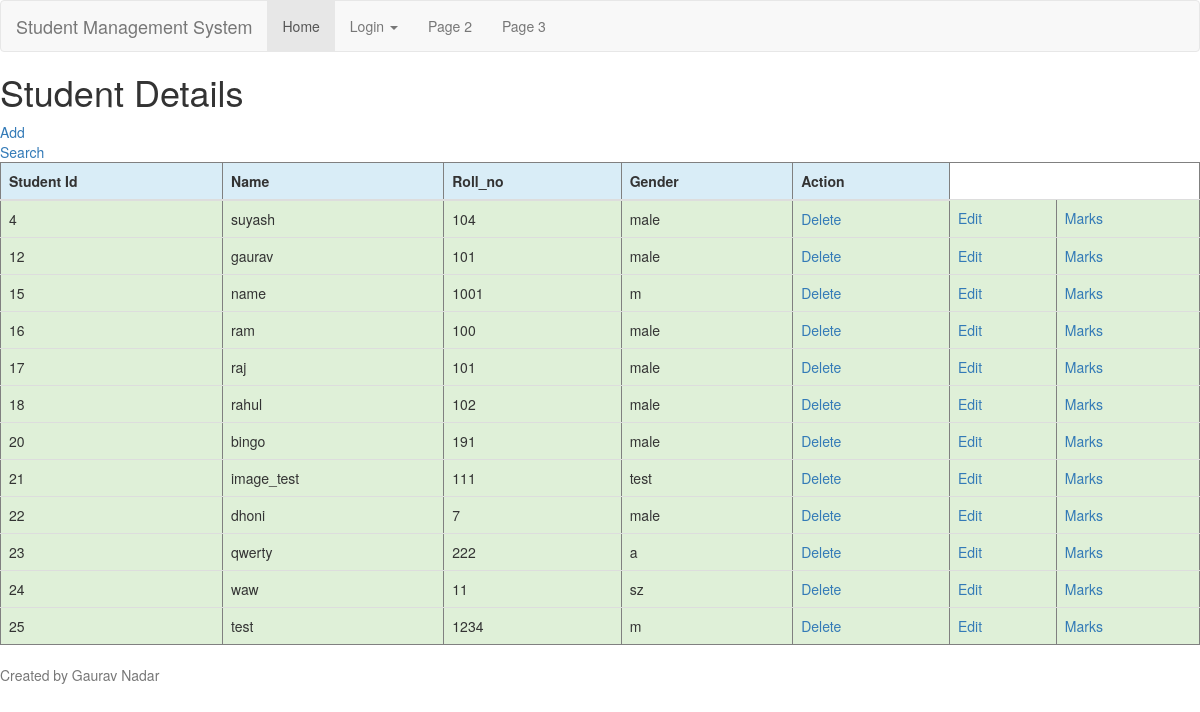
Screenshot of /display/ (signed in) with the database file from the repository.
### crud/models.py (models this page shows, shortened)
class Student(models.Model):
	student_id = models.AutoField(primary_key=True)
	name = models.CharField(max_length=30)
	pic = models.ImageField(upload_to='images/' )
	roll_no = models.IntegerField()
	gender = models.CharField(max_length=30)

### crud/views.py (the view)
# urls.py: path('display/', views.StudentDisplay.as_view(), name='create'),
class StudentDisplay(LoginRequiredMixin, ListView):
	login_url = 'accounts/login/'
	model = Student
	template_name = 'crud/student_form.html'

### crud/templates/crud/student_form.html (shortened to what this page needs)
{% extends 'crud/base.html' %}
{% block content %}
<h1>Student Details</h1>
<td><a href="{% url 'add' %}">Add</a></td><br>
<td><a href="{% url 'search_item' %}">Search</a></td>
<table border="1" class="table">
<thead>
    <tr class="info">
    <th>Student Id</th>
    <th>Name</th>
    <th>Roll_no</th>
    <th>Gender</th>
    <th>Action</th>
    </tr>
</thead>
<tbody>
    {% for stud in object_list %}
    <tr class="success">
    <td>{{ stud.student_id }}</td>
    <td>{{ stud.name }}</td>
    <td>{{ stud.roll_no }}</td>
    <td>{{ stud.gender }}</td>
    <td><a href="{% url 'remove'  stud.student_id %}">Delete</td>
    <td><a href="{% url 'edit'  stud.student_id %}">Edit</td>
        <td><a href="{% url 'marks'  stud.student_id %}">Marks</td>
    </tr>
    {% endfor %}
</tbody>
</table>
<footer class="text-muted">Created by Gaurav Nadar</footer>
{% endblock content %}

### rows the page displays
Student: student_id "4", name "suyash", roll_no "104", gender "male"
Student: student_id "12", name "gaurav", roll_no "101", gender "male"
Student: student_id "15", name "name", roll_no "1001", gender "m"
Student: student_id "16", name "ram", roll_no "100", gender "male"
Student: student_id "17", name "raj", roll_no "101", gender "male"
Student: student_id "18", name "rahul", roll_no "102", gender "male"
Student: student_id "20", name "bingo", roll_no "191", gender "male"
Student: student_id "21", name "image_test", roll_no "111", gender "test"
Student: student_id "22", name "dhoni", roll_no "7", gender "male"
Student: student_id "23", name "qwerty", roll_no "222", gender "a"
Student: student_id "24", name "waw", roll_no "11", gender "sz"
Student: student_id "25", name "test", roll_no "1234", gender "m"
